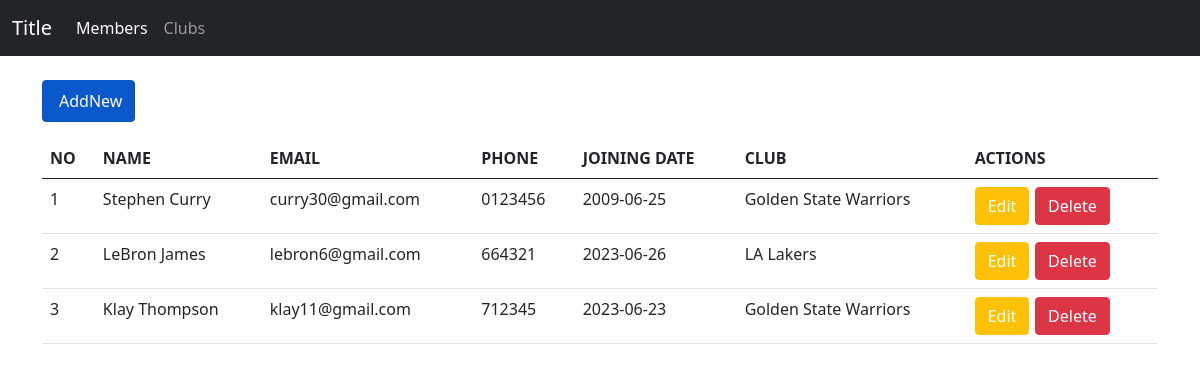
The page / on the database its author committed.
### tables this page shows
CREATE TABLE `members` (
  `id` int(11) NOT NULL,
  `name` varchar(244) NOT NULL,
  `email` varchar(244) NOT NULL,
  `phone` varchar(20) NOT NULL,
  `join_date` date NOT NULL,
  `id_club` int(11) NOT NULL
);

CREATE TABLE `clubs` (
  `id_club` int(11) NOT NULL,
  `name_club` varchar(244) NOT NULL,
  `founded_year` int(11) NOT NULL,
  `location` varchar(244) NOT NULL
);

### src/controllers/Member.controller.php (called while the page is built, shortened)
<?php
include_once("models/Member.class.php");
include_once("models/Club.class.php");
include_once("views/Member.view.php");
class MemberController {
  private $member;
  private $club;
  function __construct(){
    $this->member = new Member(Conf::$db_host, Conf::$db_user, Conf::$db_pass, Conf::$db_name);
    $this->club = new Club(Conf::$db_host, Conf::$db_user, Conf::$db_pass, Conf::$db_name);
  }
  public function index() {
    $this->member->open();
    $this->club->open();
    $this->member->getMemberJoin();
    $this->club->getClub();
    $data = array(
      'member' => array(),
      'club' => array()
    );
    while($row = $this->member->getResult()){
      array_push($data['member'], $row);
    }
    while($row = $this->club->getResult()){
      array_push($data['club'], $row);
    }
    $view = new MemberView();
    $view->render($data);
  }
}

### src/models/DB.class.php (called while the page is built, shortened)
<?php
class DB
{
    var $db_host = "";
    var $db_user = "";
    var $db_pass = "";
    var $db_name = "";
    var $db_link = "";
    function __construct($db_host, $db_user, $db_pass, $db_name)
    {
        $this->db_host = $db_host;
        $this->db_user = $db_user;
        $this->db_pass = $db_pass;
        $this->db_name = $db_name;
    }
    function open()
    {
        $this->db_link = mysqli_connect($this->db_host, $this->db_user, $this->db_pass, $this->db_name);
    }
    function execute($query)
    {
        $this->result = mysqli_query($this->db_link, $query);
        return $this->result;
    }
}
?>

### src/models/Member.class.php (called while the page is built, shortened)
<?php
class Member extends DB
{
    function getMemberJoin()
    {
        $query = "SELECT members.id, members.name, members.email, members.phone, members.join_date, clubs.name_club FROM members JOIN clubs on members.id_club = clubs.id_club";
        return $this->execute($query);
    }
}
?>

### src/views/Member.view.php (the view, shortened to what this page needs)
<?php
  class MemberView {
    public function render($data){
      $no = 1;
      $dataMember = null;
      foreach($data['member'] as $val){
        list($id, $name, $email, $phone, $joindate, $id_club) = $val;
        $dataMember .= "<tr>
                <td>" . $no++ . "</td>
                <td>" . $name . "</td>
                <td>" . $email . "</td>
                <td>" . $phone . "</td>
                <td>" . $joindate . "</td>
                <td>" . $id_club . "</td>
                <td style='font-size: 22px;'>
                <a href='index.php?id_edit=" . $val["id"] . "'><button type='button' class='btn btn-warning text-white'>Edit</button></a>
                <a href='index.php?hapus=" . $val["id"] . "'><button type='button' class='btn btn-danger'>Delete</button></a>
                </td>";
        $dataMember .= "</tr>";
      }
    }
  }
?>

### src/index.php
<?php
include_once("models/Template.class.php");
include_once("models/DB.class.php");
include_once("controllers/Member.controller.php");
$member = new MemberController();
if (isset($_POST['add'])) {
    $member->add($_POST);
}
else if (isset($_POST['update'])) {
    $member->update($_POST);
}
else if (!empty($_GET['create'])) {
    $member->formAdd();
}
else if (!empty($_GET['hapus'])) {
    $id = $_GET['hapus'];
    $member->delete($id);
}
else if (!empty($_GET['id_edit'])) {
    $id = $_GET['id_edit'];
    $member->formUpdate($id);
}
else{
    $member->index();
}

### src/models/Template.class.php (shortened to what this page needs)
<?php
class Template
{
    var $content = '';
    function __construct($filename='')
    {
        $this->content = implode('', @file($filename));
    }
    function clear()
    {
        $this->content = preg_replace("/DATA_[A-Z|_|0-9]+/", "", $this->content);
    }
    function write()
    {
        print $this->content;
    }
    function replace($old = '', $new = '')
    {
        if (is_int($new)) {
            $value = sprintf("%d", $new);
        }
        elseif (is_float($new)) {
            $value = sprintf("%f", $new);
        }
        elseif (is_array($new)) {
            $value = '';
            foreach ($new as $item) {
                $value .= $item. ' ';
            }
        }
        else {
            $value = $new;
        }
        $this->content = preg_replace("/$old/", $value, $this->content);
    }
}
?>

### rows shown on the page
members: name "Stephen Curry", email "curry30@gmail.com", phone "0123456", join_date "2009-06-25", id_club.name_club "Golden State Warriors"
members: name "LeBron James", email "lebron6@gmail.com", phone "664321", join_date "2023-06-26", id_club.name_club "LA Lakers"
members: name "Klay Thompson", email "klay11@gmail.com", phone "712345", join_date "2023-06-23", id_club.name_club "Golden State Warriors"

### other values the page prints
$this->content "Title Members Clubs AddNew NO NAME EMAIL PHONE JOINING DATE CLUB ACTIONS"
